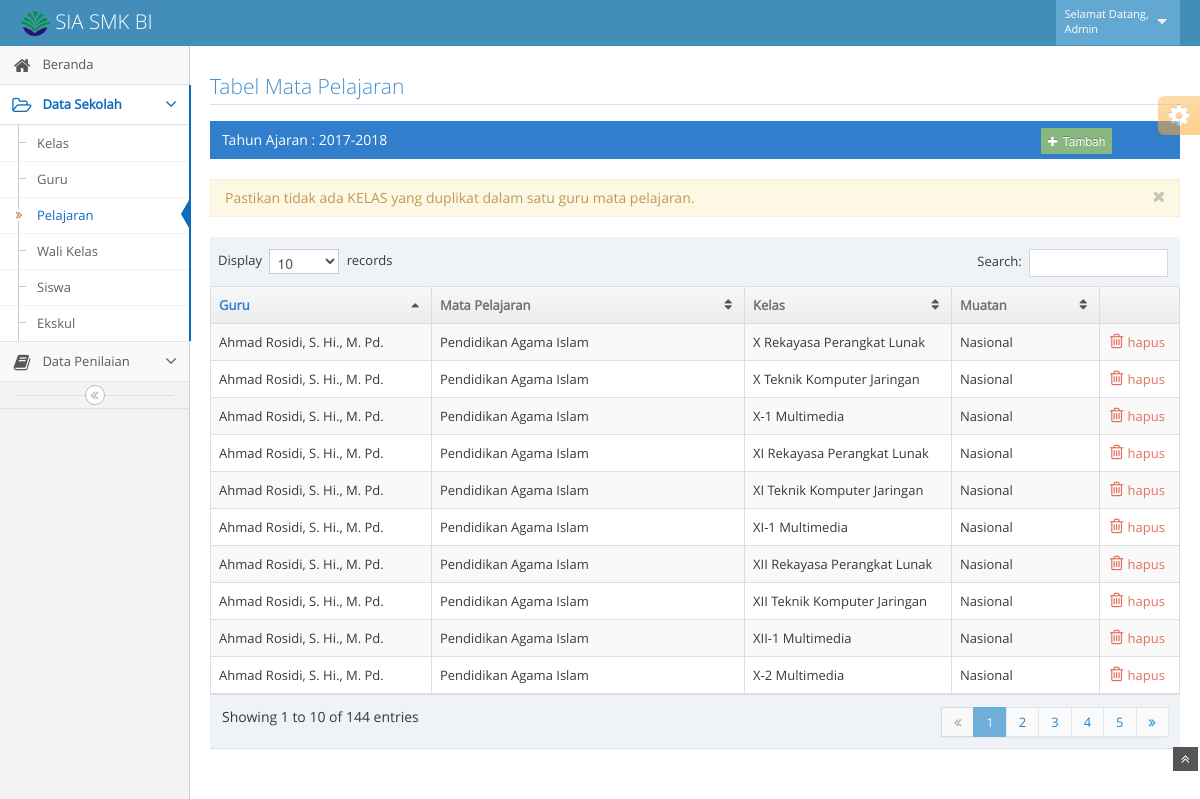
/admin/admin-pel.php (signed in), run on the app's committed database.
### tables this page shows
CREATE TABLE `mpelajaran` (
  `kode_mp` int(10) NOT NULL,
  `nama_mp` varchar(75) NOT NULL,
  `kkm` int(3) NOT NULL,
  `muatan` varchar(20) NOT NULL,
  `bobot_tgsp_ga` int(3) NOT NULL,
  `bobot_uhp_ga` int(3) NOT NULL,
  `bobot_tgsk_ga` int(3) NOT NULL,
  `bobot_uhk_ga` int(3) NOT NULL,
  `bobot_tgsp_ge` int(3) NOT NULL,
  `bobot_uhp_ge` int(3) NOT NULL,
  `bobot_tgsk_ge` int(3) NOT NULL,
  `bobot_uhk_ge` int(3) NOT NULL,
  `bobot_uts_ga` int(3) NOT NULL,
  `bobot_uas_ga` int(3) NOT NULL,
  `bobot_uts_ge` int(3) NOT NULL,
  `bobot_uas_ge` int(3) NOT NULL,
  `peng_ga_a` varchar(160) DEFAULT NULL,
  `peng_ga_b` varchar(160) DEFAULT NULL,
  `peng_ga_c` varchar(160) DEFAULT NULL,
  `peng_ga_d` varchar(160) DEFAULT NULL,
  `kete_ga_a` varchar(160) DEFAULT NULL,
  `kete_ga_b` varchar(160) DEFAULT NULL,
  `kete_ga_c` varchar(160) DEFAULT NULL,
  `kete_ga_d` varchar(160) DEFAULT NULL,
  `peng_ge_a` varchar(160) DEFAULT NULL,
  `peng_ge_b` varchar(160) DEFAULT NULL,
  `peng_ge_c` varchar(160) DEFAULT NULL,
  `peng_ge_d` varchar(160) DEFAULT NULL,
  `kete_ge_a` varchar(160) DEFAULT NULL,
  `kete_ge_b` varchar(160) DEFAULT NULL,
  `kete_ge_c` varchar(160) DEFAULT NULL,
  `kete_ge_d` varchar(160) DEFAULT NULL,
  `kode_guru` int(4) NOT NULL,
  `kode_kelas` int(4) NOT NULL
);

CREATE TABLE `guru` (
  `kode_guru` int(4) NOT NULL,
  `nama_guru` varchar(40) NOT NULL,
  `nip` varchar(30) NOT NULL,
  `jk` char(1) NOT NULL,
  `alamat` varchar(90) DEFAULT NULL,
  `no_telp` varchar(16) DEFAULT NULL,
  `status_guru` char(1) NOT NULL,
  `pass` varchar(16) NOT NULL
);

CREATE TABLE `kelas` (
  `kode_kelas` int(4) NOT NULL,
  `tahun_ajar` varchar(10) NOT NULL,
  `kelas` varchar(5) NOT NULL,
  `peminatan` varchar(25) NOT NULL
);

### admin/admin-pel.php (the view, shortened to what this page needs)
<?php
	include '../config.php';
	$user=$_SESSION['user'];
	$queryadm="select nama_admin from administrator where user='$user'";
	$resultadm=mysqli_query($koneksi,$queryadm);
	        while($data=mysqli_fetch_array($resultadm)){
	            $namaadm=$data['nama_admin'];}
	$queryta="select tahun_ajar from kelas order by kode_kelas desc limit 1";
	$ta=mysqli_query($koneksi,$queryta);
	$data=mysqli_fetch_array($ta);
	$tampilta=$data['tahun_ajar'];
?>
<!DOCTYPE html>
<html lang="en">
	<head>
		<link href="../assets/css/bootstrap.min.css" rel="stylesheet" />
		<link href="../assets/css/bootstrap-responsive.min.css" rel="stylesheet" />
		<link rel="stylesheet" href="../assets/css/font-awesome.min.css" />
		<link rel="stylesheet" href="../assets/css/chosen.css" />
		<link rel="stylesheet" href="../assets/css/ace-fonts.css" />
		<link rel="stylesheet" href="../assets/css/ace.min.css" />
		<link rel="stylesheet" href="../assets/css/ace-responsive.min.css" />
		<link rel="stylesheet" href="../assets/css/ace-skins.min.css" />
	</head>
	<body>
		<div class="navbar">
			<div class="navbar-inner">
				<div class="container-fluid">
					<a href="#" class="brand">
						<small>
							<img src="../assets/images/logobi-25.png" width="15%">
							SIA SMK BI
						</small>
					</a>
					<ul class="nav ace-nav pull-right">
						<li class="light-blue">
							<a data-toggle="dropdown" href="#" class="dropdown-toggle">
								<span class="user-info">
									<small>Selamat Datang,</small>
									<small><?php echo $namaadm ?></small>
								</span>
								<i class="icon-caret-down"></i>
							</a>
						</li>
					</ul>
				</div>
			</div>
		</div>
		<div class="main-container container-fluid">
			<div class="sidebar" id="sidebar">
				<ul class="nav nav-list">
					<li>
						<a href="admin.php">
							<i class="icon-home"></i>
							<span class="menu-text"> Beranda </span>
						</a>
					</li>
					<li class="active open">
						<a href="#" class="dropdown-toggle">
							<i class="icon-folder-open-alt "></i>
							<span class="menu-text"> Data Sekolah </span>
							<b class="arrow icon-angle-down"></b>
						</a>
						<ul class="submenu">
							<li>
								<a href="admin-kelas.php">
									<i class="icon-double-angle-right"></i>Kelas
								</a>
							</li>
							<li>
								<a href="admin-guru.php">
									<i class="icon-double-angle-right"></i>Guru
								</a>
							</li>
							<li class="active">
								<a href="admin-pel.php">
									<i class="icon-double-angle-right"></i>Pelajaran
								</a>
							</li>
							<li>
								<a href="admin-wk.php">
									<i class="icon-double-angle-right"></i>Wali Kelas
								</a>
							</li>
							<li>
								<a href="admin-siswa.php">
									<i class="icon-double-angle-right"></i>Siswa
								</a>
							</li>
							<li>
								<a href="admin-ekskul.php">
									<i class="icon-double-angle-right"></i>Ekskul
								</a>
							</li>
						</ul>
					</li>
					<li>
						<a href="#" class="dropdown-toggle">
							<i class="icon-book "></i>
							<span class="menu-text"> Data Penilaian </span>
							<b class="arrow icon-angle-down"></b>
						</a>
					</li>
				</ul>
				<div class="sidebar-collapse" id="sidebar-collapse">
					<i class="icon-double-angle-left"></i>
				</div>
			</div>
			<div class="main-content">
				<div class="page-content">
					<div class="row-fluid">
						<div class="span12">
							<div class="row-fluid">
								<a href="admin-pel.php" title="Refresh Halaman ini">
									<h3 class="header smaller lighter blue">Tabel Mata Pelajaran
									</h3>
								</a>
								<div class="table-header">
									<form class="form-inline" method="post" action="#">
										<div class="row-fluid">
											<div class="span10">
											<?php
												echo "Tahun Ajaran : $tampilta";
											 ?>
											</div>
											<div class="span2">
												<a href="#modal-tambah" role="button"  data-toggle="modal">
													<button onclick="return false;" class="btn btn-mini btn-success" title="tambah mata pelajaran kelas">
														<i class="icon-plus"></i> Tambah
													</button>
												</a>
											</div>
										</div>
									</form>
								</div>
						 		<div class="alert alert-warning">
									<button type="button" class="close" data-dismiss="alert">
										<i class="icon-remove"></i>
									</button>
									Pastikan tidak ada KELAS yang duplikat dalam satu guru mata pelajaran.
								</div>
								<table id="tabel-mp" class="table table-striped table-bordered table-hover ">
									<thead>
										<tr>
											<th>Guru</th>
											<th>Mata Pelajaran</th>
											<th>Kelas</th>
											<th>Muatan</th>
											<th></th>
										</tr>
									</thead>
									<tbody>
										<tr>
										<?php
										    include '../config.php';
											$query="select mpelajaran.kode_mp, mpelajaran.nama_mp, mpelajaran.muatan, guru.nama_guru, kelas.kelas, kelas.peminatan from guru, kelas, mpelajaran where guru.kode_guru=mpelajaran.kode_guru and mpelajaran.kode_kelas=kelas.kode_kelas and guru.status_guru='A'";
										    $result=mysqli_query($koneksi,$query);
										    while ($data=mysqli_fetch_array($result)) {
										    	echo "<td>".$data['nama_guru']."</td>
										    		<td>".$data['nama_mp']."</td>
										    		<td>".$data['kelas']." ".$data['peminatan']."</td>
										    		<td>".$data['muatan']."</td>";
										    	echo '<td class="td-actions">
													<div class="hidden-phone visible-desktop action-buttons">
														<a class="red" href="hapuspel.php?kp='.$data['kode_mp'].'">
															<i class="icon-trash bigger-130"> </i> hapus
														</a>
													</div>
													<div class="hidden-desktop visible-phone">
														<ul class="unstyled spaced">
															<li>
																<a href="hapuspel.php?kp='.$data['kode_mp'].'" class="tooltip-error" data-rel="tooltip" title="Hapus">
																	<span class="red">
																		<i class="icon-trash bigger-120"></i>
																	</span>
																</a>
															</li>
														</ul>
													</div>
												</td>
											</tr>';
										    }
										?>
									</tbody>
								</table>
							</div>
						</div>
					</div>
				<div class="ace-settings-container" id="ace-settings-container">
					<div class="btn btn-app btn-mini btn-warning ace-settings-btn" id="ace-settings-btn">
						<i class="icon-cog bigger-150"></i>
					</div>
				</div>
			</div>
		</div>
		<a href="#" id="btn-scroll-up" class="btn-scroll-up btn btn-small btn-inverse">
			<i class="icon-double-angle-up icon-only bigger-110" title="kembali ke atas"></i>
		</a>
	</body>
</html>

### data on the page
mpelajaran: kode_guru.nama_guru "Ahmad Rosidi, S. Hi., M. Pd.", nama_mp "Pendidikan Agama Islam", kode_kelas.kelas "X", kode_kelas.peminatan "Rekayasa Perangkat Lunak", muatan "Nasional"
mpelajaran: kode_guru.nama_guru "Ahmad Rosidi, S. Hi., M. Pd.", nama_mp "Pendidikan Agama Islam", kode_kelas.kelas "X", kode_kelas.peminatan "Teknik Komputer Jaringan", muatan "Nasional"
mpelajaran: kode_guru.nama_guru "Ahmad Rosidi, S. Hi., M. Pd.", nama_mp "Pendidikan Agama Islam", kode_kelas.kelas "X-1", kode_kelas.peminatan "Multimedia", muatan "Nasional"
mpelajaran: kode_guru.nama_guru "Ahmad Rosidi, S. Hi., M. Pd.", nama_mp "Pendidikan Agama Islam", kode_kelas.kelas "XI", kode_kelas.peminatan "Rekayasa Perangkat Lunak", muatan "Nasional"
mpelajaran: kode_guru.nama_guru "Ahmad Rosidi, S. Hi., M. Pd.", nama_mp "Pendidikan Agama Islam", kode_kelas.kelas "XI", kode_kelas.peminatan "Teknik Komputer Jaringan", muatan "Nasional"
mpelajaran: kode_guru.nama_guru "Ahmad Rosidi, S. Hi., M. Pd.", nama_mp "Pendidikan Agama Islam", kode_kelas.kelas "XI-1", kode_kelas.peminatan "Multimedia", muatan "Nasional"
mpelajaran: kode_guru.nama_guru "Ahmad Rosidi, S. Hi., M. Pd.", nama_mp "Pendidikan Agama Islam", kode_kelas.kelas "XII", kode_kelas.peminatan "Rekayasa Perangkat Lunak", muatan "Nasional"
mpelajaran: kode_guru.nama_guru "Ahmad Rosidi, S. Hi., M. Pd.", nama_mp "Pendidikan Agama Islam", kode_kelas.kelas "XII", kode_kelas.peminatan "Teknik Komputer Jaringan", muatan "Nasional"
mpelajaran: kode_guru.nama_guru "Ahmad Rosidi, S. Hi., M. Pd.", nama_mp "Pendidikan Agama Islam", kode_kelas.kelas "XII-1", kode_kelas.peminatan "Multimedia", muatan "Nasional"
mpelajaran: kode_guru.nama_guru "Ahmad Rosidi, S. Hi., M. Pd.", nama_mp "Pendidikan Agama Islam", kode_kelas.kelas "X-2", kode_kelas.peminatan "Multimedia", muatan "Nasional"

### other printed values
$namaadm "Admin"
$tampilta "2017-2018"
